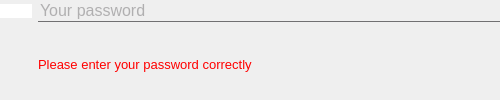
                  <widget class="QFrame" name="frame_4">
                   <property name="minimumSize">
                    <size>
                     <width>500</width>
                     <height>0</height>
                    </size>
                   </property>
                   <property name="maximumSize">
                    <size>
                     <width>500</width>
                     <height>16777215</height>
                    </size>
                   </property>
                   <property name="frameShape">
                    <enum>QFrame::NoFrame</enum>
                   </property>
                   <property name="frameShadow">
                    <enum>QFrame::Raised</enum>
                   </property>
                   <layout class="QGridLayout" name="gridLayout_2">
                    <property name="leftMargin">
                     <number>0</number>
                    </property>
                    <property name="topMargin">
                     <number>0</number>
                    </property>
                    <property name="rightMargin">
                     <number>0</number>
                    </property>
                    <property name="bottomMargin">
                     <number>0</number>
                    </property>
                    <item row="0" column="1">
                     <widget class="QLineEdit" name="my_password_entry">
                      <property name="minimumSize">
                       <size>
                        <width>0</width>
                        <height>0</height>
                       </size>
                      </property>
                      <property name="font">
                       <font>
                        <pointsize>12</pointsize>
                       </font>
                      </property>
                      <property name="styleSheet">
                       <string notr="true">background:transparent;
border:none;
border-bottom:1px solid #717072;
border-radius: 0px;
color: rgb(113, 112, 114);</string>
                      </property>
                      <property name="echoMode">
                       <enum>QLineEdit::Password</enum>
                      </property>
                      <property name="placeholderText">
                       <string>Your password</string>
                      </property>
                     </widget>
                    </item>
                    <item row="0" column="0">
                     <widget class="QPushButton" name="pushButton_2">
                      <property name="styleSheet">
                       <string notr="true">background-color: rgb(255, 255, 255);
border:none;</string>
                      </property>
                      <property name="text">
                       <string/>
                      </property>
                      <property name="icon">
                       <iconset resource="resources.qrc">
                        <normaloff>:/icons/images/lock.png</normaloff>:/icons/images/lock.png</iconset>
                      </property>
                     </widget>
                    </item>
                    <item row="1" column="1">
                     <widget class="QLabel" name="no_password_error">
                      <property name="font">
                       <font>
                        <pointsize>10</pointsize>
                       </font>
                      </property>
                      <property name="styleSheet">
                       <string notr="true">color: rgb(255, 0, 0);</string>
                      </property>
                      <property name="text">
                       <string>Please enter your password correctly</string>
                      </property>
                     </widget>
                    </item>
                   </layout>
                  </widget>
